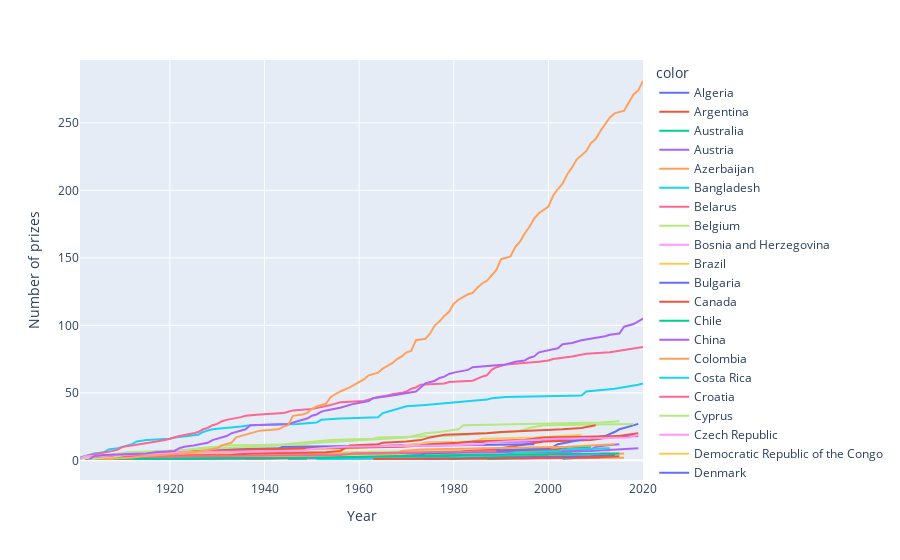

Notebook cell for this chart:
### Code cell
line = px.line(x=cummulative_prizes.year, y=cummulative_prizes.prize, color=cummulative_prizes.birth_country_current, hover_name=cummulative_prizes.birth_country_current)

line.update_layout(xaxis_title='Year', yaxis_title='Number of prizes')
line.show()
